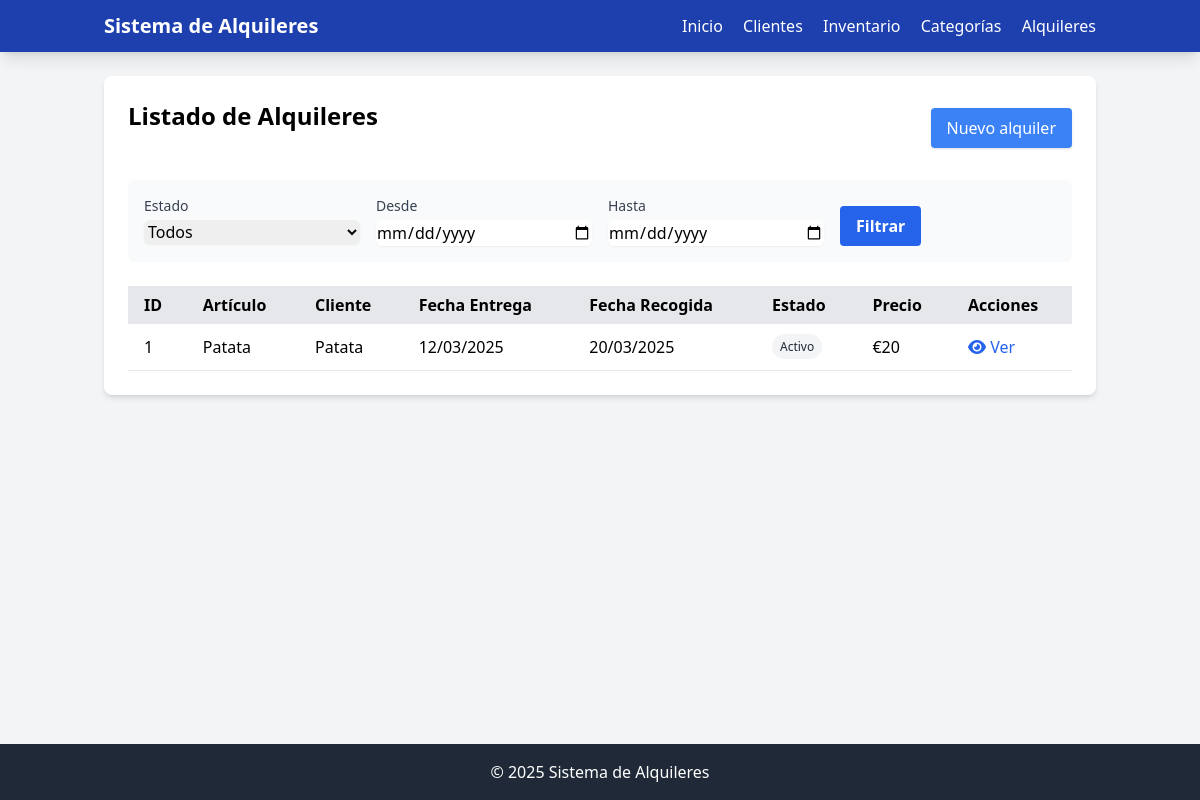
The page /alquileres on the database as committed earlier.
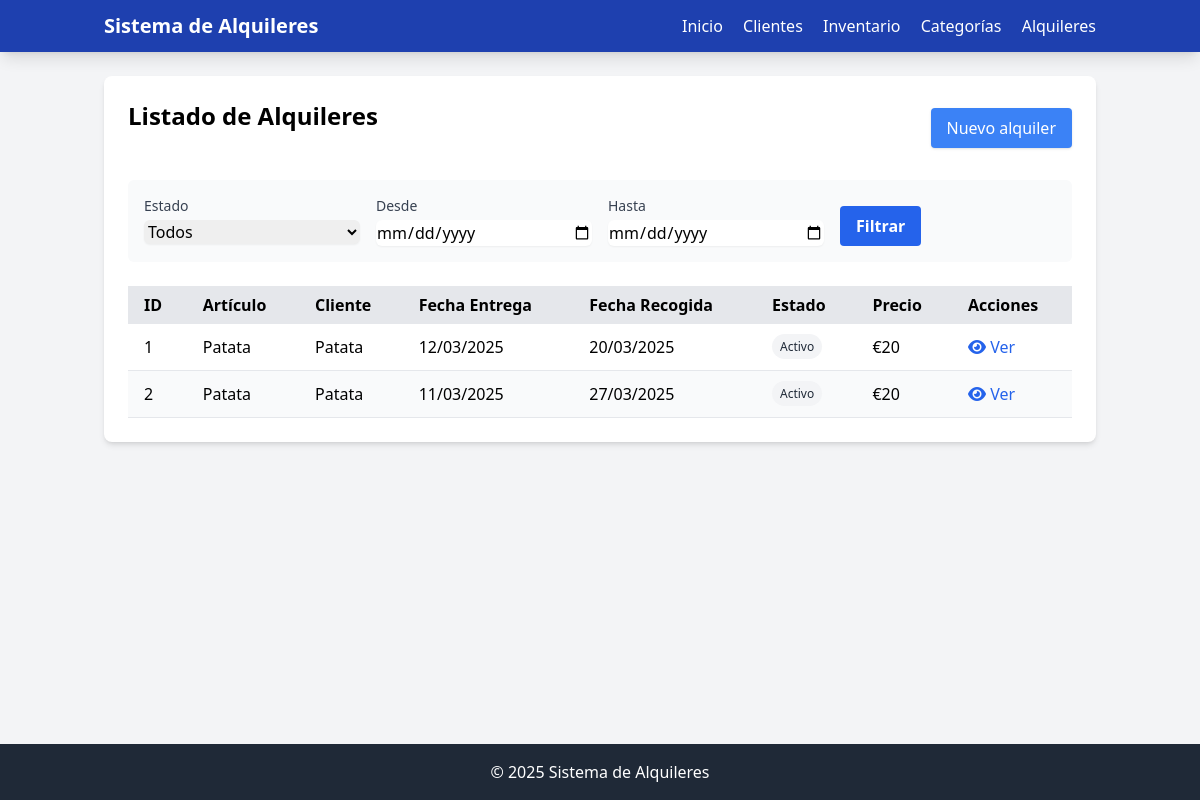
The same page on the database as committed later.
### app.py (models this page shows, shortened)
class Alquiler(db.Model):
    id = db.Column(db.Integer, primary_key=True)
    inventario_id = db.Column(db.Integer, db.ForeignKey('inventario.id'), nullable=False)
    inventario = db.relationship('Inventario', backref=db.backref('alquileres', lazy=True))
    cliente_id = db.Column(db.Integer, db.ForeignKey('cliente.id'), nullable=False)
    cliente = db.relationship('Cliente', backref=db.backref('alquileres', lazy=True))
    fecha_entrega = db.Column(db.Date, nullable=False)
    fecha_recojida = db.Column(db.Date, nullable=False)
    estado = db.Column(db.String(100), nullable=False)  # Corregido: Era "Estado" (inconsistente)
    precio = db.Column(db.Integer, nullable=False)

class Inventario(db.Model):
    id = db.Column(db.Integer, primary_key=True)
    nombre = db.Column(db.String(100), nullable=True)
    cliente_id = db.Column(db.Integer, db.ForeignKey('cliente.id'), nullable=True)
    cliente = db.relationship('Cliente', backref=db.backref('inventarios', lazy=True))
    estado = db.Column(db.String(100), nullable=False)
    categoria_id = db.Column(db.Integer, db.ForeignKey('categoria.id', ondelete='CASCADE'), nullable=False)  # <- Asegurar la clave foránea
    categoria = db.relationship('Categoria', backref=db.backref('inventarios', lazy=True))  # <- Definir la relación correctamente
    precio = db.Column(db.Integer, nullable=False)
    numero_serie_f = db.Column(db.String(100), nullable=False)  # Numero de serie del fabricante
    numero_serie_i = db.Column(db.String(100), nullable=False)  # Numero de serie interno
    observaciones = db.Column(db.String(255), nullable=True)  # Observaciones opcionales

class Cliente(db.Model):
    id = db.Column(db.Integer, primary_key=True)
    nombre = db.Column(db.String(100), nullable=False)
    email = db.Column(db.String(200), nullable=False)
    dni = db.Column(db.String(100), nullable=False)
    telefono = db.Column(db.String(100), nullable=False)
    id_cliente = db.Column(db.Integer, db.ForeignKey('cliente.id'), nullable=True)  # Si es jerárquico
    nombre_cliente = db.relationship('Cliente', remote_side=[id], backref=db.backref('subclientes', lazy=True))
    prioridad = db.Column(db.String(100), nullable=False)

### app.py (the view, shortened to what this page needs)
@app.route('/alquileres', methods=['GET', 'POST'])
def ver_alquileres():
    form = FilterForm()
    query = Alquiler.query
    alquileres = query.order_by(Alquiler.fecha_entrega.desc()).all()
    clientes = Cliente.query.all()
    inventarios = Inventario.query.all()
    return render_template('alquileres.html', alquileres=alquileres, form=form,clientes=clientes, inventarios=inventarios)

### app.py
class FilterForm(FlaskForm):
    estado = SelectField('Estado', choices=[
        ('', 'Todos'),
        ('Pendiente', 'Pendiente'),
        ('Entregado', 'Entregado'),
        ('Devuelto', 'Devuelto'),
        ('Cancelado', 'Cancelado')
    ])
    fecha_desde = DateField('Desde', format='%Y-%m-%d', validators=[], render_kw={"type": "date"})
    fecha_hasta = DateField('Hasta', format='%Y-%m-%d', validators=[], render_kw={"type": "date"})
    submit = SubmitField('Filtrar')

### app.py (called while the page is built)
@app.template_filter('date_format')
def date_format(value):
    if value:
        return value.strftime('%d/%m/%Y')
    return ''

@app.context_processor
def utility_processor():
        def productos_por_categoria(categoria_id):
            return Inventario.query.filter_by(categoria_id=categoria_id).count()
        return dict(productos_por_categoria=productos_por_categoria)

### templates/alquileres.html (shortened to what this page needs)
<html lang="es">
<head>
    <script src="https://cdn.tailwindcss.com"></script>
    <link rel="stylesheet" href="https://cdnjs.cloudflare.com/ajax/libs/font-awesome/6.0.0-beta3/css/all.min.css">
</head>
<body class="bg-gray-100 min-h-screen flex flex-col">
    <nav class="bg-blue-800 text-white shadow-lg">
        <div class="container mx-auto px-4 py-3">
            <div class="flex justify-between items-center">
                <a href="{{ url_for('inicio') }}" class="text-xl font-bold">Sistema de Alquileres</a>
                <div class="space-x-4">
                    <a href="{{ url_for('inicio') }}" class="hover:text-blue-200">Inicio</a>
                    <a href="{{ url_for('ver_clientes') }}" class="hover:text-blue-200">Clientes</a>
                    <a href="{{ url_for('ver_inventario') }}" class="hover:text-blue-200">Inventario</a>
                    <a href="{{ url_for('ver_categorias') }}" class="hover:text-blue-200">Categorías</a>
                    <a href="{{ url_for('ver_alquileres') }}" class="hover:text-blue-200">Alquileres</a>
                </div>
            </div>
        </div>
    </nav>
    <main class="container mx-auto px-4 py-6 flex-grow">
<div class="bg-white rounded-lg shadow-md p-6">
    <div class="flex justify-between items-center mb-6">
    <h1 class="text-2xl font-bold mb-6">Listado de Alquileres</h1>
    <button id="btn-open-alquiler" class="bg-blue-500 hover:bg-blue-600 text-white font-medium py-2 px-4 rounded shadow transition duration-200">
        Nuevo alquiler
    </button>
</div>
    <div class="mb-6">
        <form method="POST" class="bg-gray-50 p-4 rounded-md">
            <div class="grid grid-cols-1 md:grid-cols-4 gap-4">
                <div>
                    <label class="block text-sm font-medium text-gray-700 mb-1">{{ form.estado.label }}</label>
                    {{ form.estado(class="w-full rounded-md border-gray-300 shadow-sm focus:border-blue-500 focus:ring focus:ring-blue-500 focus:ring-opacity-50") }}
                </div>
                <div>
                    <label class="block text-sm font-medium text-gray-700 mb-1">{{ form.fecha_desde.label }}</label>
                    {{ form.fecha_desde(class="w-full rounded-md border-gray-300 shadow-sm focus:border-blue-500 focus:ring focus:ring-blue-500 focus:ring-opacity-50") }}
                </div>
                <div>
                    <label class="block text-sm font-medium text-gray-700 mb-1">{{ form.fecha_hasta.label }}</label>
                    {{ form.fecha_hasta(class="w-full rounded-md border-gray-300 shadow-sm focus:border-blue-500 focus:ring focus:ring-blue-500 focus:ring-opacity-50") }}
                </div>
                <div class="flex items-end">
                    {{ form.submit(class="bg-blue-600 hover:bg-blue-700 text-white font-bold py-2 px-4 rounded focus:outline-none focus:shadow-outline") }}
                </div>
            </div>
        </form>
    </div>
    <div class="overflow-x-auto">
        <table class="w-full table-auto">
            <thead class="bg-gray-200">
                <tr>
                    <th class="px-4 py-2 text-left">ID</th>
                    <th class="px-4 py-2 text-left">Artículo</th>
                    <th class="px-4 py-2 text-left">Cliente</th>
                    <th class="px-4 py-2 text-left">Fecha Entrega</th>
                    <th class="px-4 py-2 text-left">Fecha Recogida</th>
                    <th class="px-4 py-2 text-left">Estado</th>
                    <th class="px-4 py-2 text-left">Precio</th>
                    <th class="px-4 py-2 text-left">Acciones</th>
                </tr>
            </thead>
            <tbody>
                {% for alquiler in alquileres %}
                <tr class="{% if loop.index % 2 == 0 %}bg-gray-50{% else %}bg-white{% endif %} hover:bg-gray-100">
                    <td class="px-4 py-3 border-b">{{ alquiler.id }}</td>
                    <td class="px-4 py-3 border-b">{{ alquiler.inventario.nombre }}</td>
                    <td class="px-4 py-3 border-b">{{ alquiler.cliente.nombre }}</td>
                    <td class="px-4 py-3 border-b">{{ alquiler.fecha_entrega|date_format}}</td>
                    <td class="px-4 py-3 border-b">{{ alquiler.fecha_recojida|date_format }}</td>
                    <td class="px-4 py-3 border-b">
                        <span class="px-2 py-1 rounded-full text-xs font-medium
                            {% if alquiler.estado == 'Pendiente' %}bg-yellow-100 text-yellow-800
                            {% elif alquiler.estado == 'Entregado' %}bg-green-100 text-green-800
                            {% elif alquiler.estado == 'Devuelto' %}bg-blue-100 text-blue-800
                            {% elif alquiler.estado == 'Cancelado' %}bg-red-100 text-red-800
                            {% else %}bg-gray-100 text-gray-800{% endif %}">
                            {{ alquiler.estado }}
                        </span>
                    </td>
                    <td class="px-4 py-3 border-b">€{{ alquiler.precio }}</td>
                    <td class="px-4 py-3 border-b">
                        <a href="{{ url_for('ver_alquiler', id=alquiler.id) }}" class="text-blue-600 hover:text-blue-800">
                            <i class="fas fa-eye"></i> Ver
                        </a>
                    </td>
                </tr>
                {% else %}
                <tr>
                    <td colspan="8" class="px-4 py-3 text-center">No hay alquileres disponibles</td>
                </tr>
                {% endfor %}
            </tbody>
        </table>
    </div>
</div>
</main>
<footer class="bg-gray-800 text-white py-4 mt-8 bottom-0 w-full">
    <div class="container mx-auto px-4 text-center">
        <p>&copy; 2025 Sistema de Alquileres</p>
    </div>
</footer>
</body>
</html>

Rows that differ between the two databases and show on the page:
added Alquiler: id "2", inventario.nombre "Patata", cliente.nombre "Patata", fecha_entrega "11/03/2025", fecha_recojida "27/03/2025", estado "Activo", precio "20"
